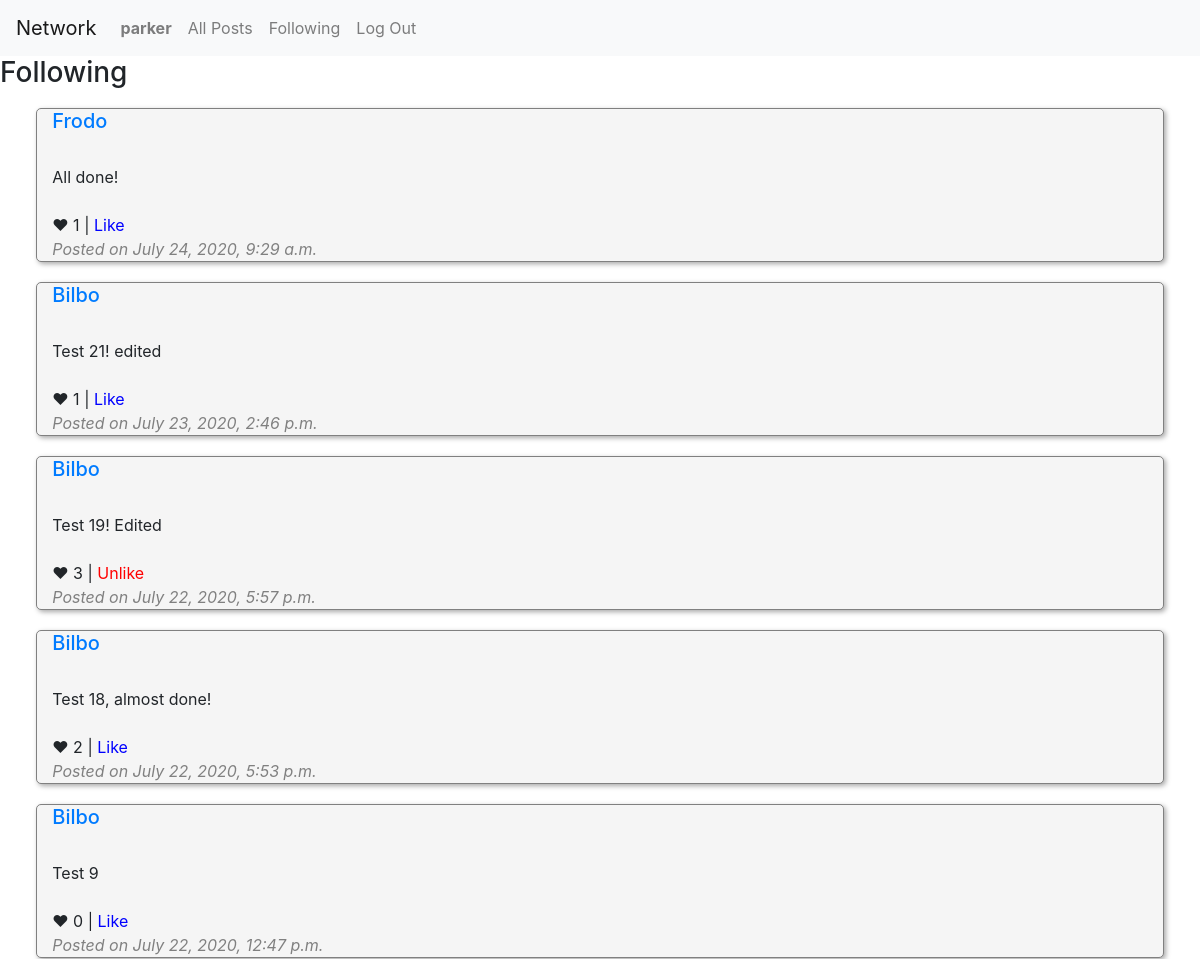
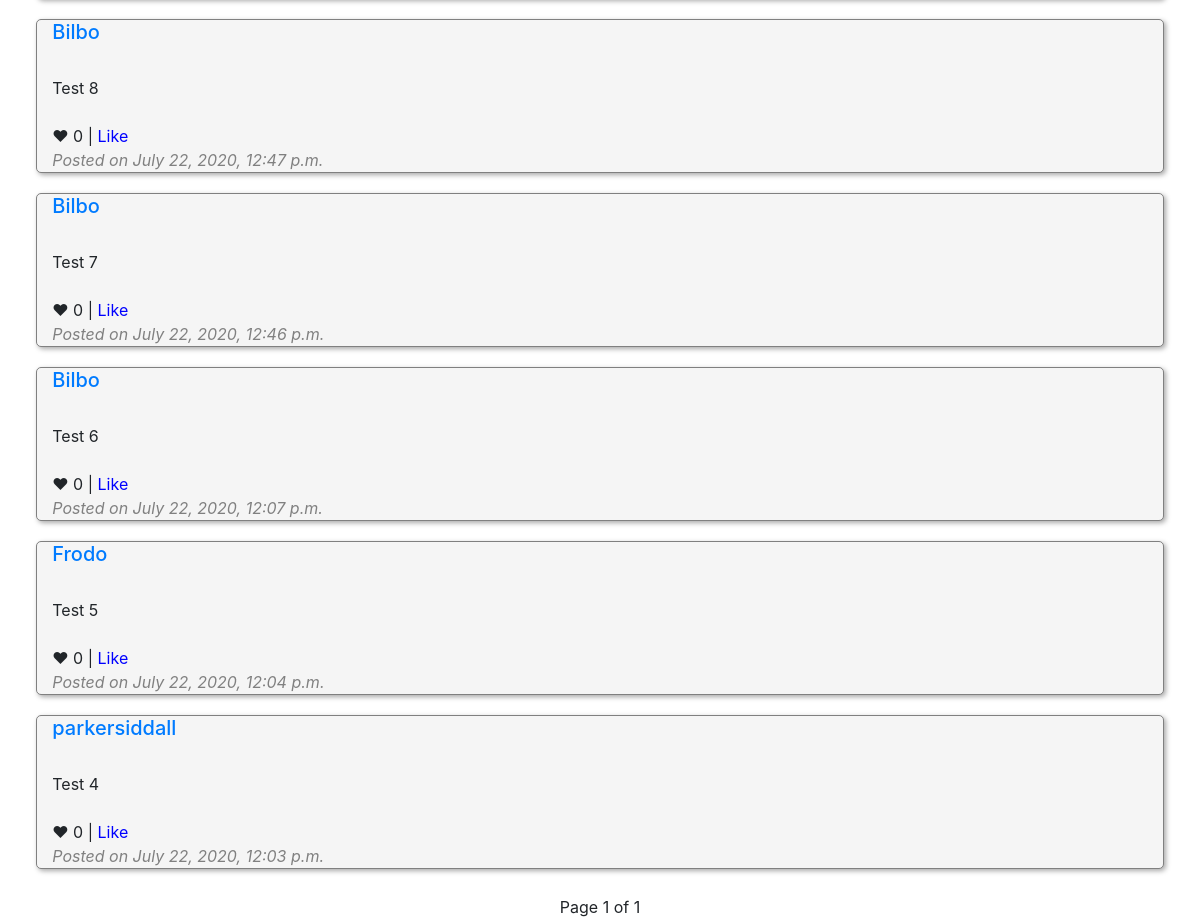
The page /following (signed in) on the database its author committed (2 pictures, top to bottom).
### network/models.py (models this page shows)
class User(AbstractUser):
    pass

class Post(models.Model):
    user = models.ForeignKey(User, on_delete=models.CASCADE, related_name="users_posts")
    date = models.DateTimeField(auto_now_add=True, blank=True)
    content = models.TextField(default="", max_length=500)
    likes = models.IntegerField(default=0) #  perhaps one to many foreign key...
    def __str__(self):
        return f"{self.user}, {self.date}: {self.content}"

class Likes(models.Model):
    user = models.ForeignKey(User, on_delete=models.CASCADE, related_name="user_likes")
    post = models.ForeignKey(Post, on_delete=models.CASCADE, related_name="post_likes")
    def __str__(self):
        return f"{self.user} likes {self.post}"

### network/views.py (the view)
# urls.py: path("following", views.following, name="following"),
@login_required(redirect_field_name='login')
def following(request):
    influencers = Follow.objects.filter(follower=request.user)
    influencer_posts = []
    for item in influencers:
        posts = item.influencer.users_posts.all()
        for post in posts:
            influencer_posts.append(post)
    influencer_posts_reverseorder = sorted(influencer_posts, key=operator.attrgetter('date'), reverse=True)
    paginator = Paginator(influencer_posts_reverseorder, 10) # Show 10 contacts per page.
    page_number = request.GET.get('page')
    page_obj = paginator.get_page(page_number)
    if request.method == "GET":
        return render(request, "network/following.html", {
            "influencer_posts": influencer_posts,
            "influencer_posts_reverseorder": influencer_posts_reverseorder,
            "page_obj": page_obj
        })

### network/templates/network/following.html (shortened to what this page needs)
{% extends "network/layout.html" %}
{% load static %}
{% block body %}
<h3>Following</h3>
{% for post in page_obj %}
<div class="row justify-content-center">
    <div id="postbox_{{post.id}}" class="col-11 post-box">
        <h5> <a href="{% url 'profile' username=post.user.username %}">{{ post.user }}</a></h5>
        <br>
        <p id="content_{{post.id}}">{{ post.content }}</p>
        <br>
        <p> <span id="postlikes_{{post.id}}">&#10084; {{ post.post_likes.all|length }}</span>
        {% if user.is_authenticated %}
        <span id="like_unlike_{{post.id}}" class="">
            {% if user.username|add:" " in post.post_likes.all|stringformat:"s" %}
                | <span id="unlike_{{ post.id }}" class="unlike" style="display:inline">Unlike</span>
            {% else %}
                | <span id="unlike_{{ post.id }}" class="unlike" style="display:none">Unlike</span>
                 <span id="like_{{ post.id }}" class="like" style="display:inline">Like</span>
            {% endif %}
        </span>
        {% endif %}
        <p style="display: inline; color: gray"><em>Posted on {{ post.date }}</em></p>
    </div>
</div>
{% endfor %}
<div class="row pagination-content">
    <div class="col-12">
        <nav aria-label="label">
          <p>Page {{ page_obj.number }} of {{ page_obj.paginator.num_pages }}</p>
      </nav>
    </div>
</div>
{% endblock %}

### network/templates/network/layout.html (shortened to what this page needs)
{% load static %}
<!DOCTYPE html>
<html lang="en">
    <head>
        <link rel="stylesheet" href="https://stackpath.bootstrapcdn.com/bootstrap/4.4.1/css/bootstrap.min.css">
        <link href="{% static 'network/styles.css' %}" rel="stylesheet">
    </head>
    <body>
        <nav class="navbar navbar-expand-lg navbar-light bg-light">
            <a class="navbar-brand" href="#">Network</a>
            <div>
              <ul class="navbar-nav mr-auto">
                {% if user.is_authenticated %}
                    <li class="nav-item">
                        <a class="nav-link" href="#"><strong>{{ user.username }}</strong></a>
                    </li>
                {% endif %}
                <li class="nav-item">
                  <a class="nav-link" href="{% url 'index' %}">All Posts</a>
                </li>
                {% if user.is_authenticated %}
                    <li class="nav-item">
                        <a class="nav-link" href="{% url 'following' %}">Following</a>
                    </li>
                    <li class="nav-item">
                        <a class="nav-link" href="{% url 'logout' %}">Log Out</a>
                    </li>
                {% endif %}
              </ul>
            </div>
          </nav>
        <div class="body">
            {% block body %}
            {% endblock %}
        </div>
    </body>
</html>

### network/static/network/styles.css (style rules this page uses)
.post-box { border: 1px solid gray; border-radius: 5px; margin: 10px; box-shadow: 2px 2px 5px darkgray; background-color: whitesmoke; }
p { margin: 0; }
.pagination-content { text-align: center; }
.unlike { color: red; display: none; cursor: pointer; }
.like { color: blue; cursor: pointer; }

### rows shown on the page
User: username "parker"
Post: user "Frodo", content "All done!", post_likes.all|length "1", date "July 24, 2020, 9:29 a.m."
Post: user "Bilbo", content "Test 21! edited", post_likes.all|length "1", date "July 23, 2020, 2:46 p.m."
Post: user "Bilbo", content "Test 19! Edited", post_likes.all|length "3", date "July 22, 2020, 5:57 p.m."
Post: user "Bilbo", content "Test 18, almost done!", post_likes.all|length "2", date "July 22, 2020, 5:53 p.m."
Post: user "Bilbo", content "Test 9", post_likes.all|length "0", date "July 22, 2020, 12:47 p.m."
Post: user "Bilbo", content "Test 8", post_likes.all|length "0", date "July 22, 2020, 12:47 p.m."
Post: user "Bilbo", content "Test 7", post_likes.all|length "0", date "July 22, 2020, 12:46 p.m."
Post: user "Bilbo", content "Test 6", post_likes.all|length "0", date "July 22, 2020, 12:07 p.m."
Post: user "Frodo", content "Test 5", post_likes.all|length "0", date "July 22, 2020, 12:04 p.m."
Post: user "parkersiddall", content "Test 4", post_likes.all|length "0", date "July 22, 2020, 12:03 p.m."

### other values the page prints
{{ page_obj.number }} "1"
{{ page_obj.paginator.num_pages }} "1"
